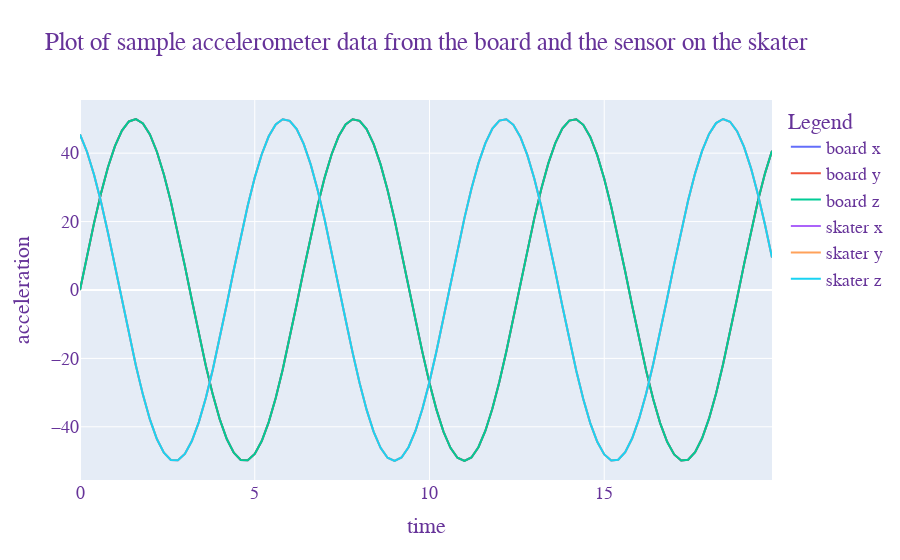

Notebook code cell kept with this figure:
### Code cell
#plot the dataframe

import plotly.graph_objects as go
# zoom to a level where the changes in acceleration can be seen
# plot x,y,z axis labels as a separate series called board
# plot a,b,c axis labels as a separate series called skater
# include time axis label
# include a title for the plot 'Plot of sample accelerometer data from the board and the sensor on the skater'
# include a legend
# plot the dataframe using plotly
fig = go.Figure()
fig.update_layout(
    title="Plot of sample accelerometer data from the board and the sensor on the skater",
    xaxis_title="time",
    yaxis_title="acceleration",
    legend_title="Legend",
    font=dict(
        family="Courier New, monospace",
        size=18,
        color="RebeccaPurple"
    )
)
fig.add_trace(go.Scatter(x=dfTwoSensors['time'], y=dfTwoSensors['x'], name="board x"))
fig.add_trace(go.Scatter(x=dfTwoSensors['time'], y=dfTwoSensors['y'], name="board y"))
fig.add_trace(go.Scatter(x=dfTwoSensors['time'], y=dfTwoSensors['z'], name="board z"))
fig.add_trace(go.Scatter(x=dfTwoSensors['time'], y=dfTwoSensors['a'], name="skater x"))
fig.add_trace(go.Scatter(x=dfTwoSensors['time'], y=dfTwoSensors['b'], name="skater y"))
fig.add_trace(go.Scatter(x=dfTwoSensors['time'], y=dfTwoSensors['c'], name="skater z"))
fig.show()
